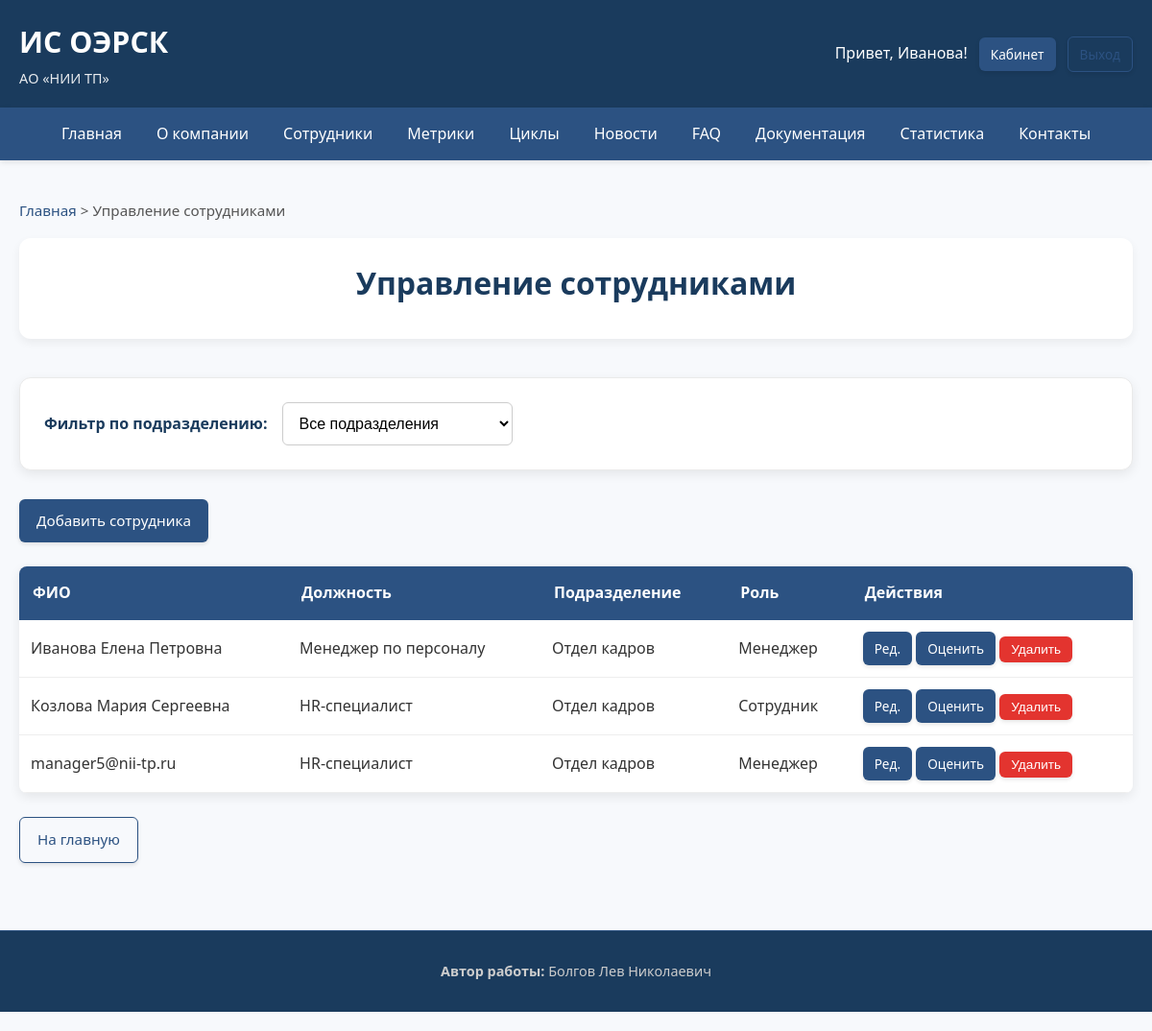
Page /admin/employees (signed in) on the committed database.
### app/models.py (models this page shows)
class Employee(db.Model, UserMixin):
    __tablename__ = 'employees'
    id = db.Column(db.Integer, primary_key=True)
    full_name = db.Column(db.String(150), nullable=False)
    email = db.Column(db.String(120), unique=True, nullable=False)
    password_hash = db.Column(db.String(255), nullable=False)
    role_id = db.Column(db.Integer, db.ForeignKey('roles.id'), nullable=False)
    department_id = db.Column(db.Integer, db.ForeignKey('departments.id'), nullable=False)
    position_id = db.Column(db.Integer, db.ForeignKey('positions.id'), nullable=False)
    ip_address = db.Column(db.String(45))
    hire_date = db.Column(db.DateTime, default=datetime.utcnow)
    is_active = db.Column(db.Boolean, default=True)
    role = db.relationship('Role')
    department = db.relationship('Department')
    position = db.relationship('Position')
    metrics_received = db.relationship('EmployeeMetric', foreign_keys='EmployeeMetric.employee_id', backref='employee')
    received_feedback = db.relationship('Feedback', foreign_keys='Feedback.employee_id', backref='employee')
    sender_feedbacks = db.relationship('Feedback', foreign_keys='Feedback.sender_id', backref='sender')
    faqs_created = db.relationship('FAQ', backref='author')
    news_created = db.relationship('News', backref='author')

class Position(db.Model):
    __tablename__ = 'positions'
    id = db.Column(db.Integer, primary_key=True)
    title = db.Column(db.String(100), nullable=False)
    department_id = db.Column(db.Integer, db.ForeignKey('departments.id'), nullable=False)
    department = db.relationship('Department', backref='positions')
    description = db.Column(db.Text)

class Department(db.Model):
    __tablename__ = 'departments'
    id = db.Column(db.Integer, primary_key=True)
    name = db.Column(db.String(100), nullable=False, unique=True)
    description = db.Column(db.Text)

class Role(db.Model):
    __tablename__ = 'roles'
    id = db.Column(db.Integer, primary_key=True)
    name = db.Column(db.String(50), unique=True, nullable=False)
    description = db.Column(db.Text)

### app/views.py (the view)
    def decorated_function(*args, **kwargs):
        if not current_user.is_authenticated:
            abort(403)
        if current_user.role.name not in ['admin', 'manager']:
            abort(403)
        return f(*args, **kwargs)

### app/views.py (called while the page is built)
def render_with_breadcrumbs(template, breadcrumbs, **context):
    return render_template(template, breadcrumbs=breadcrumbs, **context)

def admin_or_manager_required(f):
    def decorated_function(*args, **kwargs):
        if not current_user.is_authenticated:
            abort(403)
        if current_user.role.name not in ['admin', 'manager']:
            abort(403)
        return f(*args, **kwargs)
    decorated_function.__name__ = f.__name__
    return decorated_function

@views.route('/admin/employees')
@login_required
@admin_or_manager_required
def admin_employees():
    dept_filter = request.args.get('department', type=int)
    if current_user.role.name == 'manager':
        query = Employee.query.filter_by(department_id=current_user.department_id)
    else:
        query = Employee.query
    if dept_filter:
        query = query.filter_by(department_id=dept_filter)
    employees_list = query.all()
    if current_user.role.name == 'manager':
        departments = [current_user.department]
    else:
        departments = Department.query.all()
    breadcrumbs = [("Главная", url_for('views.index')), ("Управление сотрудниками", "")]
    return render_with_breadcrumbs('admin_employees.html', breadcrumbs, employees=employees_list, departments=departments, selected_dept=dept_filter)

### app/templates/admin_employees.html (shortened to what this page needs)
{% extends "base.html" %}
{% block content %}
<div class="page-header"><h1>Управление сотрудниками</h1></div>
<div class="filter-section">
    <form method="GET" action="{{ url_for('views.admin_employees') }}" class="filter-form">
        <label for="department_filter">Фильтр по подразделению:</label>
        <select name="department" id="department_filter" onchange="this.form.submit()">
            <option value="">Все подразделения</option>
        </select>
    </form>
</div>
<a href="{{ url_for('views.add_employee') }}" class="btn">Добавить сотрудника</a>
{% if employees %}
<table>
    <thead>
        <tr>
            <th>ФИО</th>
            <th>Должность</th>
            <th>Подразделение</th>
            <th>Роль</th>
            <th>Действия</th>
        </tr>
    </thead>
    <tbody>
        {% for emp in employees %}
        <tr>
            <td>{{ emp.full_name }}</td>
            <td>{{ emp.position.title }}</td>
            <td>{{ emp.department.name }}</td>
            <td>{{ 'Администратор' if emp.role.name == 'admin' else 'Менеджер' if emp.role.name == 'manager' else 'Сотрудник' }}</td>
            <td>
                <a href="{{ url_for('views.edit_employee', emp_id=emp.id) }}" class="btn btn-small">Ред.</a>
                <a href="{{ url_for('views.evaluate', emp_id=emp.id) }}" class="btn btn-small">Оценить</a>
                <form method="POST" action="{{ url_for('views.delete_employee', emp_id=emp.id) }}" style="display: inline;">
                    <button type="submit" class="btn btn-small btn-danger confirm-delete">Удалить</button>
                </form>
            </td>
        </tr>
        {% endfor %}
    </tbody>
</table>
{% else %}
    <div class="alert alert-info">
        Сотрудники не найдены.
    </div>
{% endif %}
<a href="{{ url_for('views.index') }}" class="btn btn-outline">На главную</a>
{% endblock %}

### app/templates/base.html (shortened to what this page needs)
<!DOCTYPE html>
<html lang="ru">
<head>
    <link rel="stylesheet" href="{{ url_for('static', filename='styles.css') }}">
    <link href="https://cdnjs.cloudflare.com/ajax/libs/font-awesome/6.0.0/css/all.min.css" rel="stylesheet">
</head>
<body>
    <header class="header" role="banner">
        <div class="logo">
            <h1><a href="{{ url_for('views.index') }}">ИС ОЭРСК</a></h1>
            <p>АО «НИИ ТП»</p>
        </div>
        <div class="auth-bar">
            {% if current_user.is_authenticated %}
                <span>Привет, {{ current_user.full_name.split()[0] }}!</span>
                <a href="{{ url_for('views.dashboard') }}" class="btn btn-small">Кабинет</a>
                <a href="{{ url_for('auth.logout') }}" class="btn btn-small btn-outline">Выход</a>
            {% else %}
                <a href="{{ url_for('auth.login') }}" class="btn btn-small">Вход</a>
            {% endif %}
        </div>
    </header>
    <nav class="main-menu" role="navigation">
        <ul>
            <li><a href="{{ url_for('views.index') }}">Главная</a></li>
            <li><a href="{{ url_for('views.about') }}">О компании</a></li>
            <li><a href="{{ url_for('views.employees') }}">Сотрудники</a></li>
            <li><a href="{{ url_for('views.metrics') }}">Метрики</a></li>
            <li><a href="{{ url_for('views.cycles') }}">Циклы</a></li>
            <li><a href="{{ url_for('views.news_list') }}">Новости</a></li>
            <li><a href="{{ url_for('views.faq') }}">FAQ</a></li>
            <li><a href="{{ url_for('views.documentation') }}">Документация</a></li>
            <li><a href="{{ url_for('views.stats') }}">Статистика</a></li>
            <li><a href="{{ url_for('views.contact') }}">Контакты</a></li>
        </ul>
    </nav>
    <div class="container">
        {% if breadcrumbs %}
        <div class="breadcrumbs" aria-label="Хлебные крошки">
            {% for crumb in breadcrumbs %}
                {% if not loop.last %}
                    <a href="{{ crumb[1] }}">{{ crumb[0] }}</a> >
                {% else %}
                    <span>{{ crumb[0] }}</span>
                {% endif %}
            {% endfor %}
        </div>
        {% endif %}
        <main>
            {% block content %}{% endblock %}
        </main>
    </div>
    <footer class="footer" role="contentinfo">
        <div class="footer-content">
            <div>
                <strong>Автор работы:</strong> Болгов Лев Николаевич
            </div>
        </div>
    </footer>
</body>
</html>

### app/static/styles.css (style rules this page uses)
* { margin: 0; padding: 0; box-sizing: border-box; }
body { font-family: 'Segoe UI', Tahoma, Geneva, Verdana, sans-serif; line-height: 1.7; color: #333; background-color: #f7f9fc; padding-bottom: 20px; }
.container { max-width: 1200px; margin: 0 auto; padding: 20px; }
.header { background: #1a3b5d; color: white; padding: 18px 20px; display: flex; justify-content: space-between; align-items: center; flex-wrap: wrap; box-shadow: 0 2px 8px rgba(0, 0, 0, 0.1); }
.header .logo h1 { margin: 0; font-size: 1.9em; font-weight: 600; }
.header .logo p { margin: 0; font-size: 0.9em; opacity: 0.9; }
.header .logo a { color: white; text-decoration: none; }
.auth-bar { display: flex; gap: 12px; align-items: center; }
.main-menu { background: #2c5282; color: white; box-shadow: 0 2px 6px rgba(0, 0, 0, 0.1); }
.main-menu ul { list-style: none; display: flex; flex-wrap: wrap; justify-content: center; margin: 0; }
.main-menu ul li a { display: block; padding: 14px 18px; color: white; text-decoration: none; transition: background 0.3s ease, transform 0.1s; font-weight: 500; }
.breadcrumbs { margin: 20px 0 15px; font-size: 0.95em; color: #555; }
.breadcrumbs a { color: #2c5282; text-decoration: none; }
.btn { display: inline-block; padding: 10px 18px; background: #2c5282; color: white; border: none; border-radius: 6px; text-decoration: none; font-size: 0.95em; font-weight: 500; cursor: pointer; transition: all 0.3s ease; box-shadow: 0 2px 4px rgba(0, 0, 0, 0.1); }
.btn-outline { background: transparent; border: 1px solid #2c5282; color: #2c5282; }
.btn-danger { background: #e3342f; }
.btn-small { padding: 6px 12px; font-size: 0.85em; }
table { width: 100%; border-collapse: collapse; margin: 25px 0; background: white; border-radius: 8px; overflow: hidden; box-shadow: 0 4px 12px rgba(0, 0, 0, 0.08); }
table th { background: #2c5282; color: white; padding: 14px; text-align: left; font-weight: 600; }
table td { padding: 12px; border-bottom: 1px solid #eee; }
.footer { background: #1a3b5d; color: #ccc; padding: 30px 20px; text-align: center; font-size: 0.9em; margin-top: 50px; border-top: 1px solid #2c5282; }
.footer-content { max-width: 1200px; margin: 0 auto; display: flex; justify-content: center; flex-wrap: wrap; gap: 15px; }
.page-header { text-align: center; margin-bottom: 40px; padding: 20px; background: white; border-radius: 12px; box-shadow: 0 4px 10px rgba(0, 0, 0, 0.06); }
.page-header h1 { color: #1a3b5d; font-size: 2em; margin-bottom: 10px; }
.filter-section { background: white; padding: 25px; border-radius: 12px; margin-bottom: 30px; box-shadow: 0 4px 12px rgba(0, 0, 0, 0.08); border: 1px solid #eaeaea; }
.filter-form { display: flex; align-items: center; gap: 1rem; flex-wrap: wrap; }
.filter-form label { font-weight: 600; color: #1a3b5d; white-space: nowrap; font-size: 1em; }
.filter-form select { padding: 12px; border: 1px solid #ccc; border-radius: 6px; background-color: white; font-size: 1em; min-width: 240px; cursor: pointer; transition: border-color 0.3s ease, box-shadow 0.3s ease; }

### rows in the picture
Employee: full_name "Иванова", full_name "Иванова Елена Петровна", position "Менеджер по персоналу", department.name "Отдел кадров"
Role: name "Менеджер"
Employee: full_name "Козлова Мария Сергеевна", position "HR-специалист", department.name "Отдел кадров"
Role: name "Сотрудник"
Employee: full_name "manager5@nii-tp.ru", position "HR-специалист", department.name "Отдел кадров"

### other values in the picture
{{ crumb[0] }} "Главная"
{{ crumb[0] }} "Управление сотрудниками"
